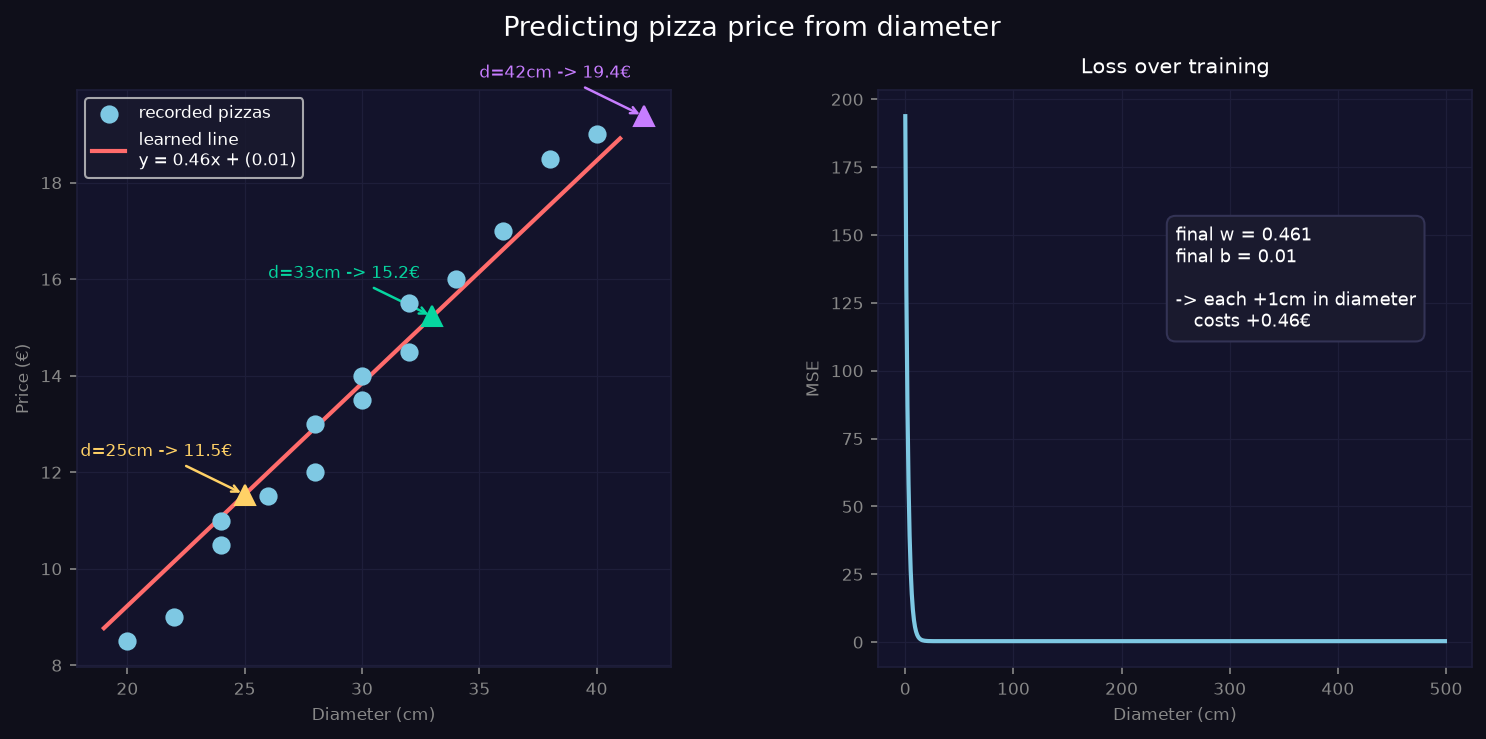

Write Python code to recreate this figure.
"""
Real-world example: predicting pizza price from diameter.
Data collected from a real pizzeria (made up but realistic).

python example.py  ->  example.png
"""
import matplotlib.pyplot as plt
import matplotlib.gridspec as gridspec
import sys
import os
sys.path.insert(0, os.path.join(os.path.dirname(__file__), ".."))
from main import loss, gradients, train

BG, AX_BG, GRID = "#0f0f1a", "#13132b", "#1e1e3a"

def _style(ax, title):
    ax.set_facecolor(AX_BG)
    ax.set_title(title, color="white", fontsize=10, pad=8)
    ax.tick_params(colors="#888888", labelsize=8)
    for spine in ax.spines.values():
        spine.set_edgecolor(GRID)
    ax.grid(color=GRID, linewidth=0.6)
    ax.set_xlabel("Diameter (cm)", color="#888888", fontsize=8)

# ─────────────────────────────────────────────
# COLLECTED DATA (recorded at a pizzeria)
# diameter (cm) -> price (€)
# ─────────────────────────────────────────────
data = [
    (20, 8.5),
    (22, 9.0),
    (24, 10.5),
    (24, 11.0),
    (26, 11.5),
    (28, 12.0),
    (28, 13.0),
    (30, 13.5),
    (30, 14.0),
    (32, 14.5),
    (32, 15.5),
    (34, 16.0),
    (36, 17.0),
    (38, 18.5),
    (40, 19.0),
]

xs = [d[0] for d in data]
ys = [d[1] for d in data]

history = train(xs, ys, lr=0.0001, epochs=500)
final_w, final_b, _ = history[-1]

# ─────────────────────────────────────────────
# VISUALIZATION
# ─────────────────────────────────────────────
fig = plt.figure(figsize=(12, 5))
fig.patch.set_facecolor(BG)
fig.suptitle("Predicting pizza price from diameter",
             color="white", fontsize=13)
gs = gridspec.GridSpec(1, 2, figure=fig, wspace=0.35)

# Left: data points + learned line
ax1 = fig.add_subplot(gs[0])
_style(ax1, "")
ax1.set_ylabel("Price (€)", color="#888888", fontsize=8)

ax1.scatter(xs, ys, color="#7ec8e3", s=60, zorder=4, label="recorded pizzas")

x_range = [min(xs) - 1, max(xs) + 1]
ax1.plot(x_range, [final_w * x + final_b for x in x_range],
         color="#ff6b6b", lw=2, label=f"learned line\ny = {final_w:.2f}x + ({final_b:.2f})")

# Predictions for unseen sizes
for diam, col in [(25, "#ffd166"), (33, "#06d6a0"), (42, "#c77dff")]:
    predicted_price = final_w * diam + final_b
    ax1.plot([diam], [predicted_price], "^", color=col, markersize=10, zorder=5)
    ax1.annotate(f"d={diam}cm -> {predicted_price:.1f}€",
                 xy=(diam, predicted_price), xytext=(diam - 7, predicted_price + 0.8),
                 color=col, fontsize=8,
                 arrowprops=dict(arrowstyle="->", color=col, lw=1.2))

ax1.legend(facecolor="#1a1a2e", labelcolor="white", fontsize=8)

# Right: loss curve
ax2 = fig.add_subplot(gs[1])
_style(ax2, "Loss over training")
ax2.set_ylabel("MSE", color="#888888", fontsize=8)

losses = [h[2] for h in history]
ax2.plot(range(len(losses)), losses, color="#7ec8e3", lw=2)
ax2.text(len(losses) * 0.5, losses[0] * 0.6,
         f"final w = {final_w:.3f}\nfinal b = {final_b:.2f}\n\n"
         f"-> each +1cm in diameter\n   costs +{final_w:.2f}€",
         color="white", fontsize=8.5,
         bbox=dict(boxstyle="round,pad=0.5", facecolor="#1a1a2e", edgecolor="#333355"))

out = os.path.join(os.path.dirname(__file__), "example.png")
fig.savefig(out, dpi=150, bbox_inches="tight", facecolor=BG)
print(f"Saved -> {out}")
print(f"Learned line: y = {final_w:.3f}x + ({final_b:.2f})")
print(f"-> each +1cm in diameter costs +{final_w:.2f}€")
